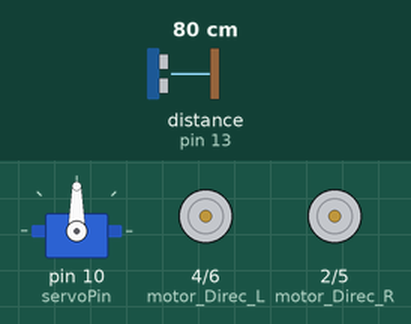
A sketch run on a simulated Arduino Uno, built with avr-gcc and run on an emulated ATmega328P. On the bench: servo, direction and speed pins drawn as motors (green arrow = direction pin HIGH = forward, orange = LOW = backward, longer = more drive). Wiring (inferred from the names in the program): ultrasonic range finder: trigger pin 12; echo pin 13. The test bench sets the inputs (shaded band); at power-on: distance to the obstacle (sensor on pin 13) 80 cm. The echo pulse lasts 58.3 µs per cm.

Above: at 1.7 s.
1.8 s: distance to the obstacle (sensor on pin 13) set to 56 cm
3.3 s: distance to the obstacle (sensor on pin 13) set to 46 cm
At 4.5 s:
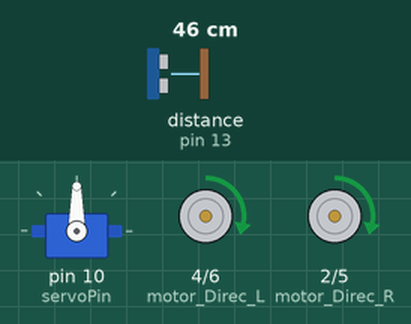
4.8 s: distance to the obstacle (sensor on pin 13) set to 23 cm
6.3 s: distance to the obstacle (sensor on pin 13) set to 18 cm
At 6.9 s:
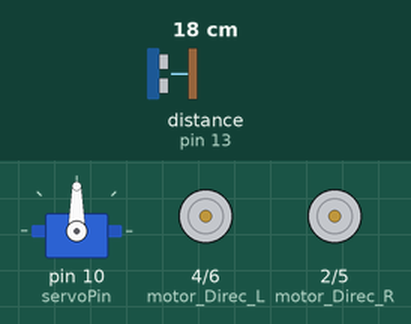
7.8 s: distance to the obstacle (sensor on pin 13) set to 12 cm
9.3 s: distance to the obstacle (sensor on pin 13) set to 9 cm
At 10.2 s:
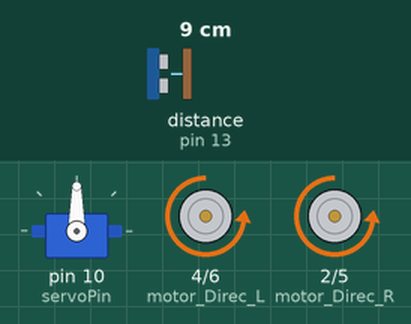
Timing chart, 0 to 11.8 s (numbered marks = the images above; inputs shaded):
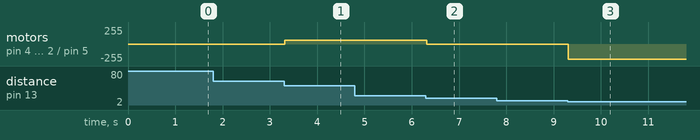

Measured:
- the behaviour switches between 51 and 50 cm on distance to the obstacle (sensor on pin 13) (found by bisection; images 0 and 1)
- the behaviour switches between 21 and 20 cm on distance to the obstacle (sensor on pin 13) (found by bisection; images 1 and 2)
- the behaviour switches between 11 and 10 cm on distance to the obstacle (sensor on pin 13) (found by bisection; images 2 and 3)
- after the input at 1.8 s, every drawn part: stays the same
- after the input at 3.3 s, motor on pin 4 (motor_Direc_L) / pin 6 (motor_PWM_L), motor on pin 2 (motor_Direc_R) / pin 5 (motor_PWM_R): stopped → forward 55/255 at once
- after the input at 4.8 s, every drawn part: stays the same
- after the input at 6.3 s, motor on pin 4 (motor_Direc_L) / pin 6 (motor_PWM_L), motor on pin 2 (motor_Direc_R) / pin 5 (motor_PWM_R): forward 55/255 → stopped at once
- after the input at 7.8 s, every drawn part: stays the same
- after the input at 9.3 s, motor on pin 4 (motor_Direc_L) / pin 6 (motor_PWM_L), motor on pin 2 (motor_Direc_R) / pin 5 (motor_PWM_R): stopped → backward 225/255 at once

The sketch:

seguimiento_ultrasonico.ino
```cpp
#include <Servo.h>

#define servoPin 10

//Motor
#define motor_Direc_L 4
#define motor_PWM_L 6
#define motor_Direc_R 2
#define motor_PWM_R 5

#define Trig 12
#define Echo 13

Servo myservo;

float distance;
int angle_adjust;

int motor_PWM_LOW = 225;
int motor_PWM_HIGH = 55;

void setup() {
  pinMode(servoPin, OUTPUT);
  pinMode(Trig, OUTPUT);
  pinMode(Echo, INPUT);

  pinMode(motor_Direc_L, OUTPUT);
  pinMode(motor_PWM_L, OUTPUT);
  pinMode(motor_Direc_R, OUTPUT);
  pinMode(motor_PWM_R, OUTPUT);

  myservo.attach(servoPin);
  myservo.write(90 + angle_adjust);
  delay(500);

}

void loop() {
  distance = checkDistance();
  if(distance >= 20 && distance <= 50) {
    Tank_front();
  } else if(distance > 10 && distance < 20) {
    Tank_stop();
  } else if (distance <= 10) {
    Tank_back();
  } else {
    Tank_stop();
  }

}

void setServoAngle(byte angle) {
  int pulsewidth = angle * 11 + 500;
  digitalWrite(servoPin, HIGH);
  delayMicroseconds(pulsewidth);
  digitalWrite(servoPin, LOW);
  delay(20 - pulsewidth / 1000);

}

float checkDistance() {
  static float distance;

  digitalWrite(Trig, LOW);
  delayMicroseconds(2);
  digitalWrite(Trig, HIGH);
  delayMicroseconds(10);
  digitalWrite(Trig, LOW);
  distance = pulseIn(Echo, HIGH) / 58.2;
  delay(10);

  return distance;

}

void Tank_front() {
  digitalWrite(motor_Direc_L, HIGH);
  analogWrite(motor_PWM_L, motor_PWM_HIGH);
  digitalWrite(motor_Direc_R, HIGH);
  analogWrite(motor_PWM_R, motor_PWM_HIGH);

}

void Tank_back() {
  digitalWrite(motor_Direc_L, LOW);
  analogWrite(motor_PWM_L, motor_PWM_LOW);
  digitalWrite(motor_Direc_R, LOW);
  analogWrite(motor_PWM_R, motor_PWM_LOW);

}

void Tank_left() {
  digitalWrite(motor_Direc_L, LOW);
  analogWrite(motor_PWM_L, motor_PWM_LOW);
  digitalWrite(motor_Direc_R, HIGH);
  analogWrite(motor_PWM_R, motor_PWM_HIGH);

}

void Tank_right() {
  digitalWrite(motor_Direc_L, HIGH);
  analogWrite(motor_PWM_L, motor_PWM_HIGH);
  digitalWrite(motor_Direc_R, LOW);
  analogWrite(motor_PWM_R, motor_PWM_LOW);

}

void Tank_stop() {
  digitalWrite(motor_Direc_L, LOW);
  analogWrite(motor_PWM_L, 0);
  digitalWrite(motor_Direc_R, LOW);
  analogWrite(motor_PWM_R, 0);

}
```
